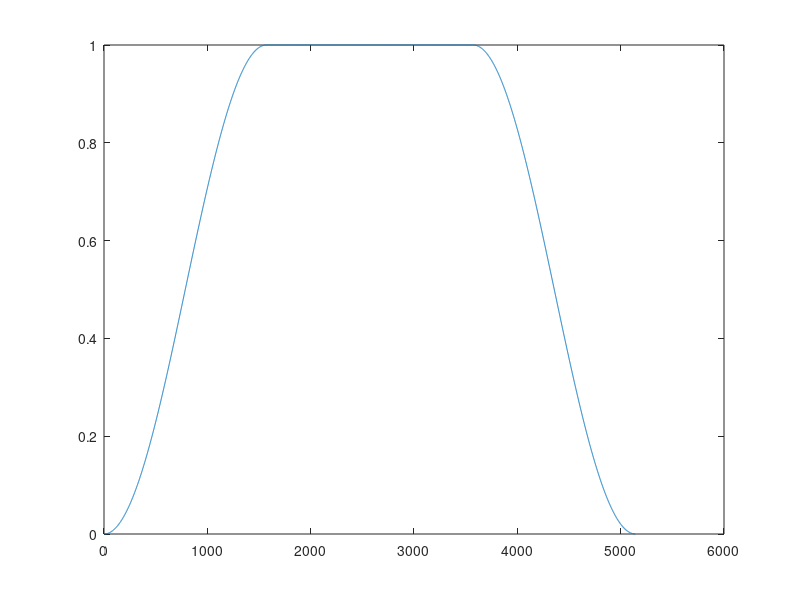

Here is the MATLAB script that generated this plot: (Note: this script raises an error after producing the figure.)
%%
t = [0:1e-3:pi/2 (pi/2)*ones(1,2e3)  pi/2:1e-3:pi];
w = sin(t).^2;
plot(1:length(t),w)
% 802.11 window function for OFDM
%% borrowing from myself
numSym = 280;
LFSR = ones(7,1);
pilotPolar = NaN(2^length(LFSR)-1,1);
for nn = 1:2^length(LFSR)-1
    nxt = mod(LFSR(end)+LFSR(4),2);
    pilotPolar(nn) = nxt;
    LFSR = [nxt; LFSR(1:end-1)];
end
clear LFSR
pilotPolar = -2*pilotPolar+1;
pilotPolarInd = mod(0:numSym-1,127)+1; % used for indexing purposes later

M = NaN(48,1);%NaN(rateStruct.NMSPOS,1);
LSI = (0:48-1).';%(0:rateStruct.NMSPOS-1).'; %logical subcarrier index
M(LSI>=0 & LSI<=4) = LSI(LSI>=0 & LSI<=4)-26;
M(LSI>=5 & LSI<=17) = LSI(LSI>=5 & LSI<=17)-25;
M(LSI>=18 & LSI<=23) = LSI(LSI>=18 & LSI<=23)-24;
M(LSI>=24 & LSI<=29) = LSI(LSI>=24 & LSI<=29)-23;
M(LSI>=30 & LSI<=42) = LSI(LSI>=30 & LSI<=42)-22;
M(LSI>=43 & LSI<=47) = LSI(LSI>=43 & LSI<=47)-21;
%
Pk = zeros(53,1);
pilotInds = [6 20 34 48];
pilotVals = [1 1 1 -1];
Pk(pilotInds) = pilotVals;
%% system parameters for 802.11n
dF = 20e6/64;
TFFT = 1/dF;
TG = TFFT/4;
dt = TFFT/64;
t = 0:dt:TFFT-dt;
k = (-26:26).';
k2 = (-32:31).';
r = NaN(64,1)+1j*NaN(64,1);

%% ifft without explicit for loop
d = (1:48).';
% for ii = 1:length(t)
% t1 = d.*exp(1j*2*pi*M*dF*(t(ii)-TG)); %first sum
% t2 = sum(t1);
% t3 = Pk.*exp(1j*2*pi*k*dF*(t(ii)-TG));
% t4 = pilotPolar(pilotPolarInd(1))*sum(t3);
% r(ii) = t2+t4;
% end
% new way of doing DFT without (explicit) for loops
T1 = sum(d.*exp(1j*2*pi*dF*M*(t-TG)));
T2 = pilotPolar(pilotPolarInd(1))*sum(Pk.*exp(1j*2*pi*dF*k*(t-TG)));
R = (T1+T2).'/8;

% subplot(1,2,1)
% plot(real(R))
% title('real(R)')
% subplot(1,2,2)
% plot(imag(R))
% title('imag(R)')

r = sum(R.*exp(-1j*2*pi*dF*k2*(t))).'/8;

%%

x = [0 0 0 0 0 0 1 -1 -1 1 -1 1 1 -1 -1 1 1 -1 1 -1 -1 -1 -1 -1 -1 1 -1 1 -1 1 -1 -1 ...
    0 1 -1 -1 -1 -1 -1 1 1 1 -1 -1 1 -1 -1 1 -1 -1 1 -1 -1 -1 1 -1 1 -1 -1 0 0 0 0 0].';
%% mandelbrot set attempt
n = 3;
d = 2;
dn = 1e-3;
z = (-n:dn:n)+1j*(n:-dn:-n).';
z1= z;
z2 = zeros([size(z) d]);
for ii = 1:d
z2(:,:,ii) = z1.^2+1;
%z22 = abs(z2)<=2;
z1 = z2(:,:,ii);
end
z22 = abs(sum(z2,3))<=2;
imagesc(z22)